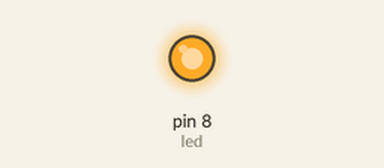
The sketch below on a simulated Arduino Uno, built with avr-gcc and run on an emulated ATmega328P. Parts: output pins drawn as LEDs (lit = HIGH).

Above: at 0.3 s.
At 3.6 s:
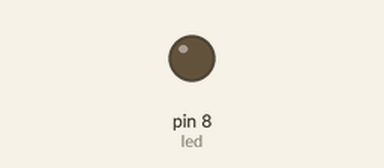
Timing chart, 0 to 5.3 s (numbered marks = the images above):
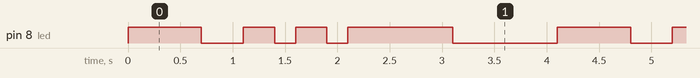

The sketch:

BlinkLED.ino
```cpp
int led = 8;
void setup() {
  pinMode(led, OUTPUT);
}

void loop() {
  flashLight(led, 700, 400);
  flashLight(led, 300, 200);
  flashLight(led, 300, 200);
  flashLight(led, 1000, 1000);

}

void flashLight(int led, int delay1, int delay2) {
  digitalWrite(led, HIGH);
  delay(delay1);
  digitalWrite(led, LOW);
  delay(delay2);
}
```

Measured:
- by itself, pin 8 (led): repeats every 4.1 s: LOW 0.40 s, 2 × (HIGH 0.30 s, LOW 0.20 s), HIGH 1.0 s, LOW 1.0 s, HIGH 0.70 s
- by itself, everything shown: repeats every 4.1 s, in 8 steps
